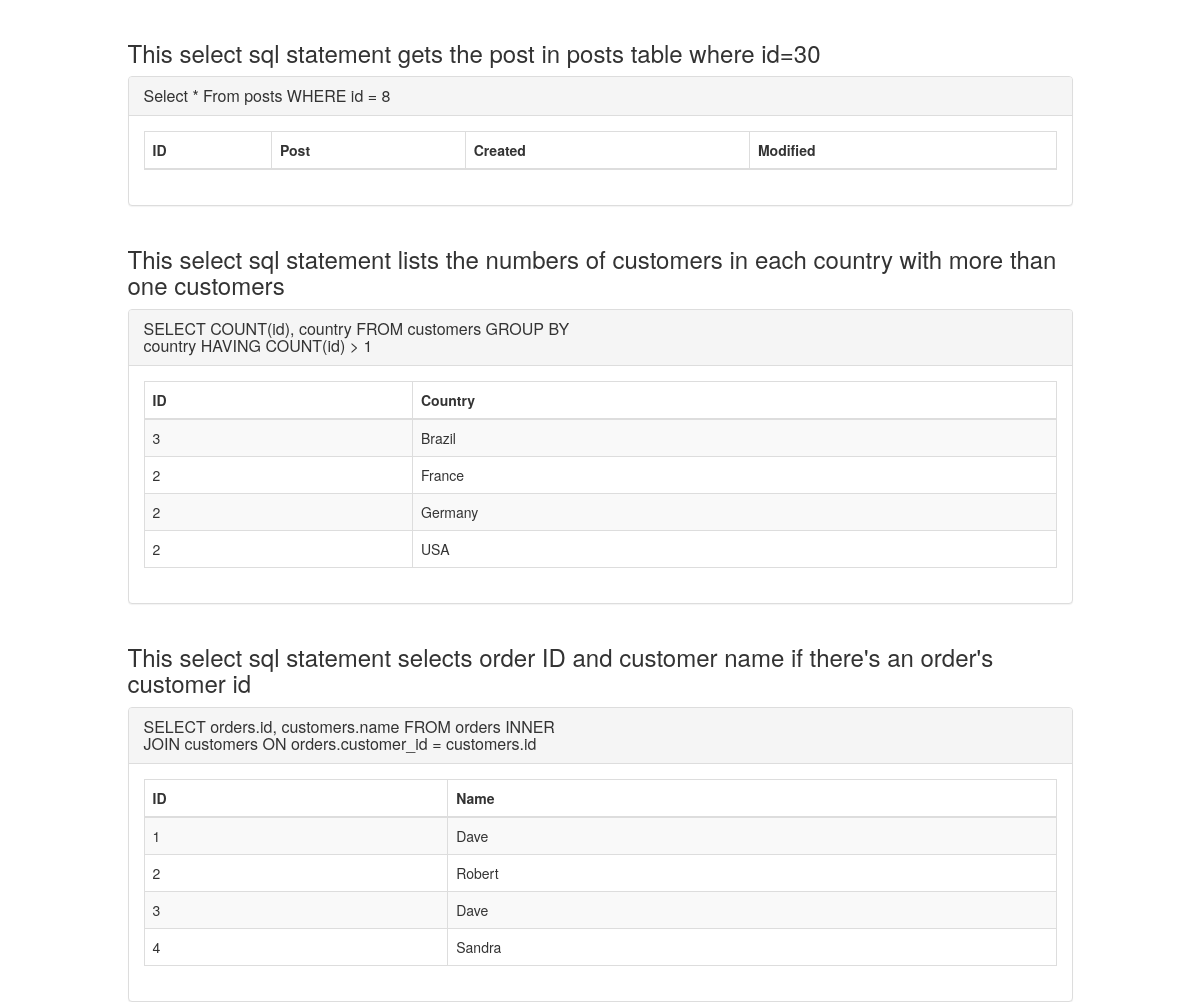
The app's page /database/database-3-4.php (upper part), older data.
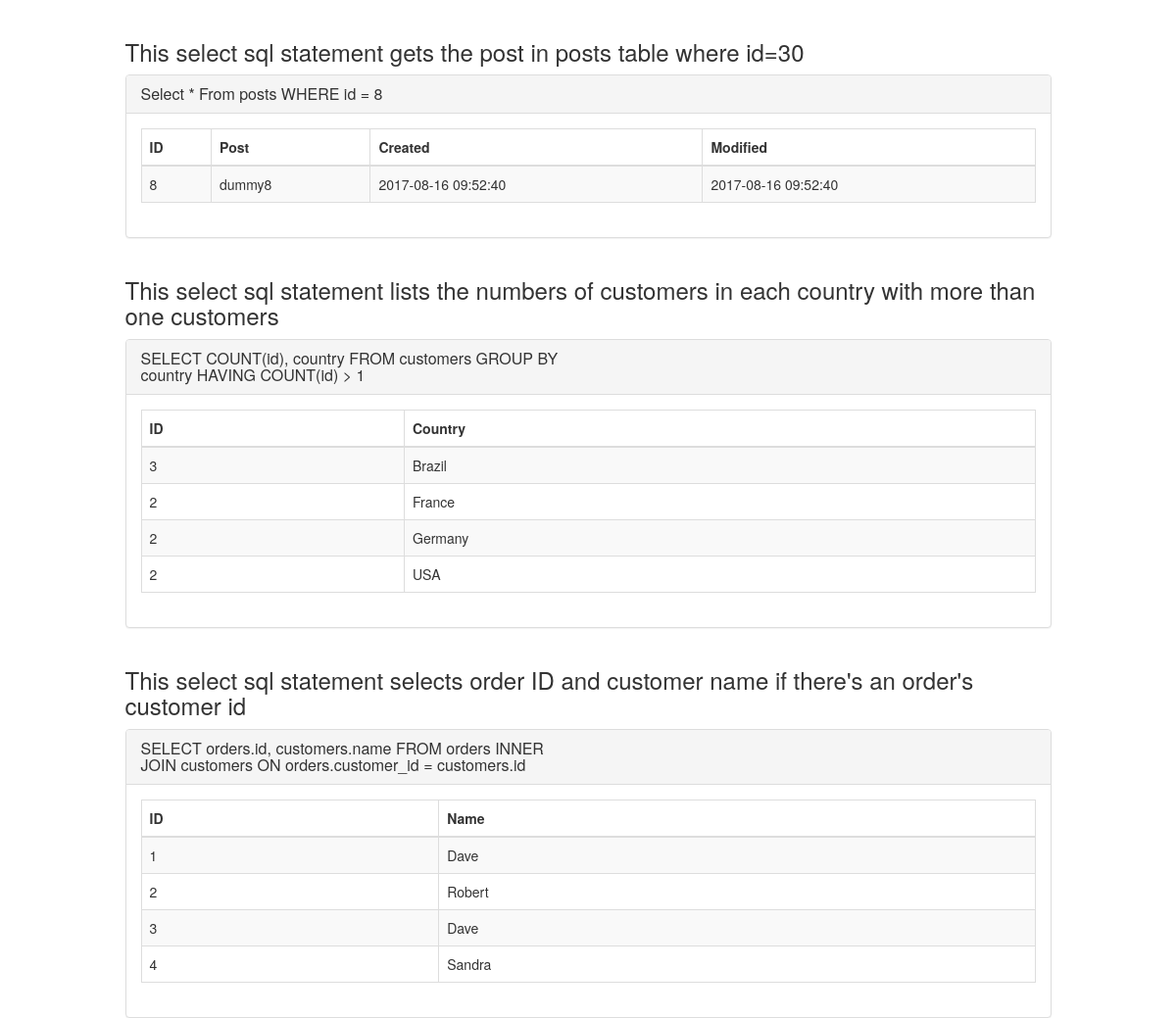
The same page, newer data.
### tables this page shows
CREATE TABLE `orders` (
  `id` int(11) UNSIGNED NOT NULL,
  `customer_id` int(11) NOT NULL,
  `order_date` datetime NOT NULL DEFAULT CURRENT_TIMESTAMP,
  `order_name` varchar(255) NOT NULL
);

CREATE TABLE `customers` (
  `id` int(11) UNSIGNED NOT NULL,
  `name` varchar(255) NOT NULL,
  `country` varchar(255) NOT NULL
);

CREATE TABLE `posts` (
  `id` int(11) UNSIGNED NOT NULL,
  `post` varchar(255) NOT NULL,
  `created` datetime NOT NULL DEFAULT CURRENT_TIMESTAMP,
  `modified` datetime DEFAULT CURRENT_TIMESTAMP ON UPDATE CURRENT_TIMESTAMP
);

### database/Database.php (called while the page is built, shortened)
<?php
class Database
{
    private $host = 'localhost';
    private $user = 'root';
    private $pass = '';
    private $db = 'exercise_db';
    private $dbh;
    private $stmt;
    public function __construct()
    {
        $dsn = 'mysql:host='. $this->host . ';dbname='. $this->db;
        $options = array(
            PDO::ATTR_PERSISTENT    => true,
            PDO::ATTR_ERRMODE       => PDO::ERRMODE_EXCEPTION
        );
        try {
            $this->dbh = new PDO($dsn, $this->user, $this->pass, $options);
        } catch(PDOException $e)
        {
            echo $this->error = $e->getMessage();
        }
    }
    public function query($query)
    {
        $this->stmt = $this->dbh->prepare($query);
    }
    public function bind($param, $value, $type=null)
    {
        if(is_null($type)){
            switch(true) {
                case is_int($value):
                    $type = PDO::PARAM_INT;
                    break;
            }
        }
        $this->stmt->bindValue($param, $value, $type);
    }
    public function execute()
    {
        return $this->stmt->execute();
    }
    public function resultset()
    {
        $this->execute();
        return $this->stmt->fetchAll(PDO::FETCH_ASSOC);
    }
}

### database/database-3-4.php (the view, shortened to what the changed rows need)
<?php
require "Database.php";
$database = new Database();
$database->query('SELECT * FROM posts WHERE id = :id' );
$database->bind(':id', 8);
$posts = $database->resultset();
$database->query('SELECT COUNT(id), country FROM customers GROUP BY country HAVING COUNT(id) > 1');
$customersCount = $database->resultset();
$database->query('SELECT orders.id, customers.name FROM orders INNER JOIN customers ON orders.customer_id = customers.id');
$innerjoinIDs = $database->resultset();
?>
<!DOCTYPE html>
<html lang="en">
<head>
    <link rel="stylesheet" href="https://maxcdn.bootstrapcdn.com/bootstrap/3.3.7/css/bootstrap.min.css">
    <link href="//netdna.bootstrapcdn.com/font-awesome/4.0.3/css/font-awesome.min.css" rel="stylesheet">
</head>
<body>
<br/>
<div class="container">
    <div class="row">
        <div class="col-md-10 col-md-offset-1">
            <div class="panel panel-default panel-table">
                <div class="panel-body">
                    <table class="table table-striped table-bordered table-list">
                        <thead>
                        <tr>
                            <th class="hidden-xs">ID</th>
                            <th>Post</th>
                            <th>Created</th>
                            <th>Modified</th>
                        </tr>
                        </thead>
                        <tbody>
                        <?php foreach($posts as $post): ?>
                            <tr>
                                <td><?php echo $post['id']; ?></td>
                                <td><?php echo $post['post']; ?></td>
                                <td><?php echo $post['created']; ?></td>
                                <td><?php echo $post['modified']; ?></td>
                            </tr>
                        <?php endforeach ?>
                        </tbody>
                    </table>
                </div>
            </div>
        </div>
    </div>
</div>
<div class="container">
    <div class="row">
        <div class="col-md-10 col-md-offset-1">
            <div class="panel panel-default panel-table">
                <div class="panel-body">
                    <table class="table table-striped table-bordered table-list">
                        <thead>
                        <tr>
                            <th class="hidden-xs">ID</th>
                            <th>Country</th>
                        </tr>
                        </thead>
                        <tbody>
                        <?php foreach($customersCount as $customerCount): ?>
                            <tr>
                                <td><?php echo $customerCount['COUNT(id)']; ?></td>
                                <td><?php echo $customerCount['country']; ?></td>
                            </tr>
                        <?php endforeach ?>
                        </tbody>
                    </table>
                </div>
            </div>
        </div>
    </div>
</div>
<div class="container">
    <div class="row">
        <div class="col-md-10 col-md-offset-1">
            <div class="panel panel-default panel-table">
                <div class="panel-body">
                    <table class="table table-striped table-bordered table-list">
                        <thead>
                        <tr>
                            <th class="hidden-xs">ID</th>
                            <th>Name</th>
                        </tr>
                        </thead>
                        <tbody>
                        <?php foreach($innerjoinIDs as $innerjoinID): ?>
                            <tr>
                                <td><?php echo $innerjoinID['id']; ?></td>
                                <td><?php echo $innerjoinID['name']; ?></td>
                            </tr>
                        <?php endforeach ?>
                        </tbody>
                    </table>
                </div>
            </div>
        </div
    </div>
</div>
</body>
</html>

Row changes from the older to the newer data that the page shows:
added posts: id "8", post "dummy8", created "2017-08-16 09:52:40", modified "2017-08-16 09:52:40"
